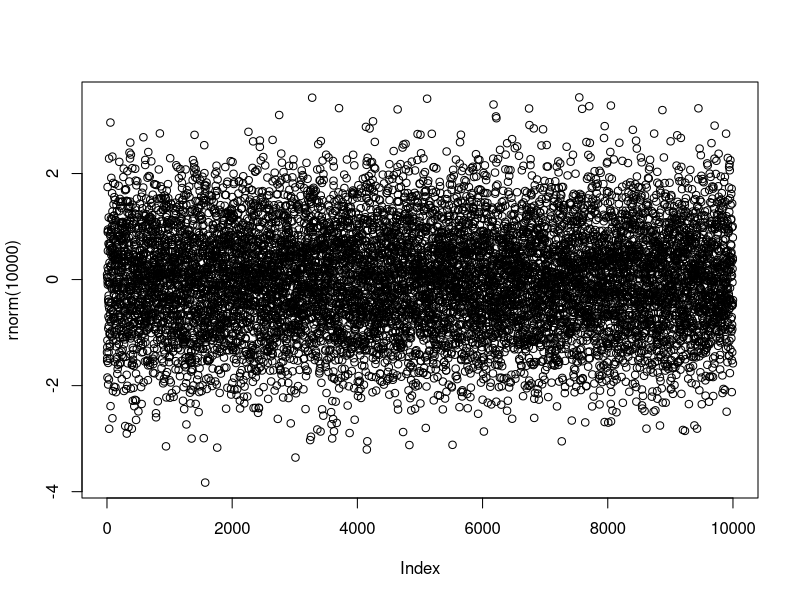

R code for this plot:
## ---- chunk 1
plot(rnorm(10000))
